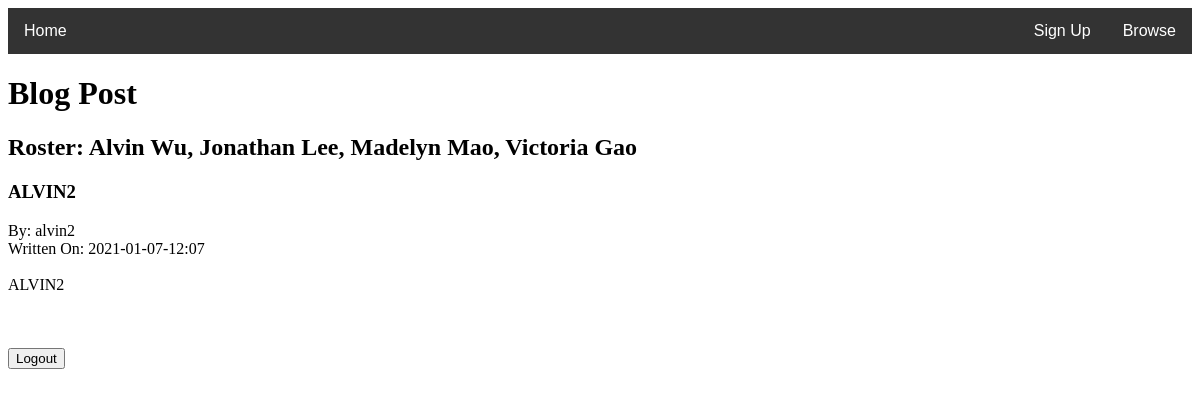
Before: /post/1 with the older database file.
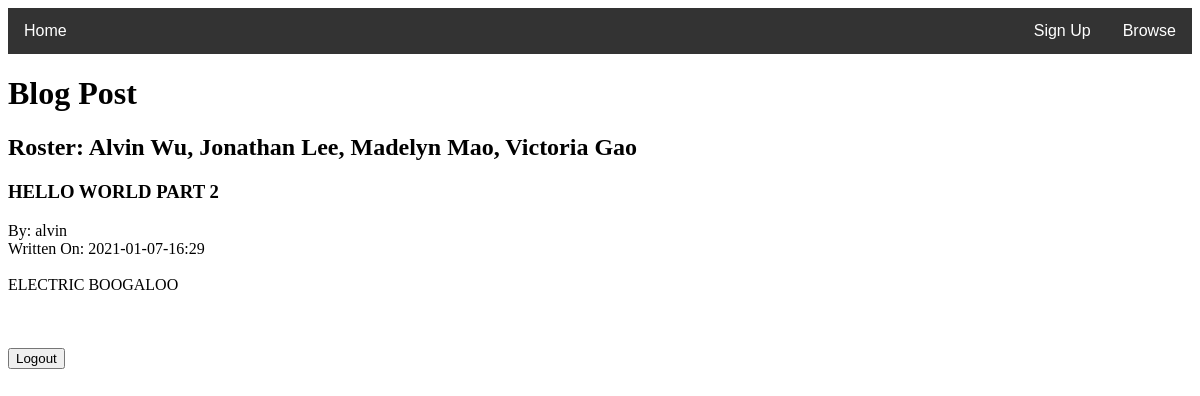
After: the same page with the newer database file.
### tables this page shows
CREATE TABLE posts(ID Integer, UserID text, Title text, Text text, Date text);

CREATE TABLE users(ID Integer, Username text, Password text, Bio text);

### __init__.py (the view, shortened to what this page needs)
@app.route("/post/<posturl>") # changed from viewblog
def viewblogpost(posturl):
    if posturl.isnumeric(): # to avoid errors
        c = db.cursor()
        c.execute('SELECT UserID,Title, Text, Date FROM posts WHERE ID = \'' + str(posturl) + '\'') # gets the post info by ID
        postinfo = c.fetchall()[0]
        c.execute('SELECT Username FROM users WHERE ID = \'' + str(postinfo[0]) + '\'') # gets user by user ID from post
        userinfo = c.fetchall()
        userinfo = userinfo[0]
        c.close()
        print(postinfo[0])
        print(postinfo[1])
        print(postinfo[2])
        print(userinfo[0])
        if ('username' not in session):
            return render_template('viewblogpost.html', title=postinfo[1], author=userinfo[0], body=postinfo[2], date=postinfo[3], status = False, allowEdit = False, user = 'Guest', posturl = posturl)
    else:
        return render_template('error.html', error='Not a valid blog post URL!')

### templates/viewblogpost.html (shortened to what this page needs)
<!DOCTYPE html>
<html>
{% extends "base.html" %}
{% block body %}
  <head>
  </head>
  <body>
   <h1> Blog Post </h1>
   <h2>
    Roster: Alvin Wu, Jonathan Lee, Madelyn Mao, Victoria Gao
    </h2>
<h3> {{title}} </h3>
By: {{author}}
<br>
Written On: {{date}}
<br>
<br>
{{body}}
<br>
<br>
<br></br>
    <form action = "/logout">
	<input type = "submit" value ="Logout">
    </form>
  </body>
{% endblock %}

Changed rows visible on the page:
removed users: Username "alvin2"
changed posts: Title "ALVIN2" → "HELLO WORLD PART 2"; Date "2021-01-07-12:07" → "2021-01-07-16:29"; Text "ALVIN2" → "ELECTRIC BOOGALOO"
now on this page (row edited): users: Username "alvin"
